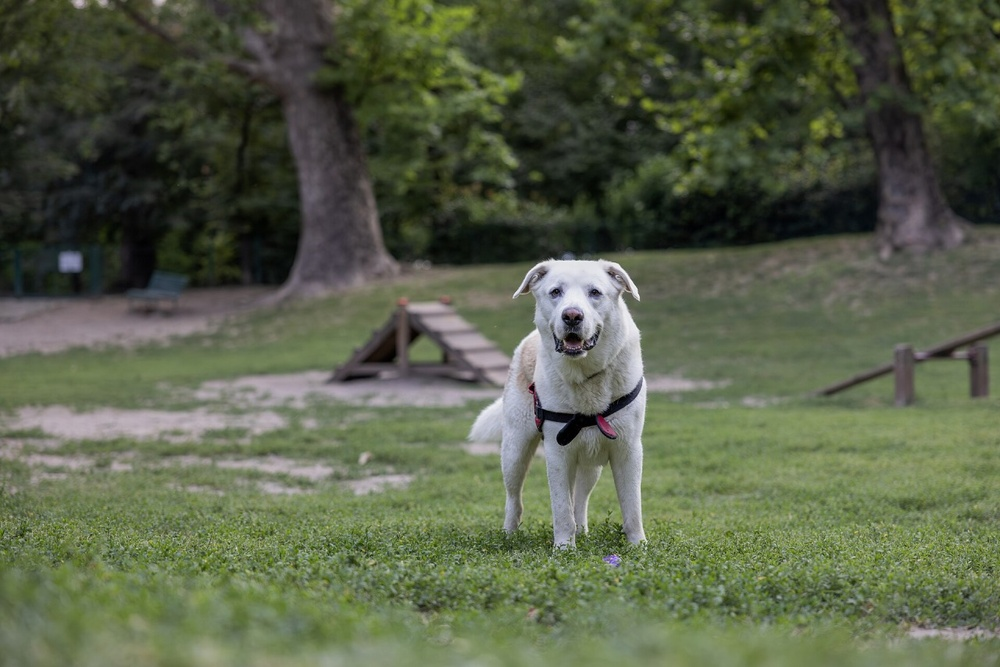
#> input picture Part_2/images/cenario.jpg, 1000 x 667 px, shrunk from 1280 x 854 before the run
$ python ex4d.py
#> lines starting #> are read from the running program, lines starting #| are printed output that depends on the picture
#!/usr/bin/env python3

import cv2
import numpy as np
from pathlib import Path


# Set to True to reject match positions whose template center falls on grass.
USE_NON_GRASS_SEARCH_MASK = False


def load_image(path):
    image = cv2.imread(str(path))
#> image is the input picture: shape (667, 1000, 3); mean B, G, R 72.8, 96.4, 88.4
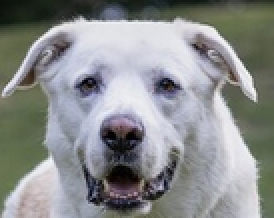
#> input picture Part_2/images/modelo.png, 137 x 109 px, shrunk from 175 x 140 before the run (shown 2 times larger)
#> in load_image, image is the input picture: shape (109, 137, 3); mean B, G, R 141.7, 141.4, 138.9
    if image is None:
        raise FileNotFoundError(f"Could not load image: {path}")
    return image


def make_non_grass_mask(scene):
    hsv_image = cv2.cvtColor(scene, cv2.COLOR_BGR2HSV)
    h, s, v = cv2.split(hsv_image)
    grass = (
        (h > 20) & (h < 60) &
        (s > 100) & (s < 255) &
        (v > 60) & (v < 255)
    )
    return np.logical_not(grass)


def locate_template(scene, template):
    scene_gray = cv2.cvtColor(scene, cv2.COLOR_BGR2GRAY)
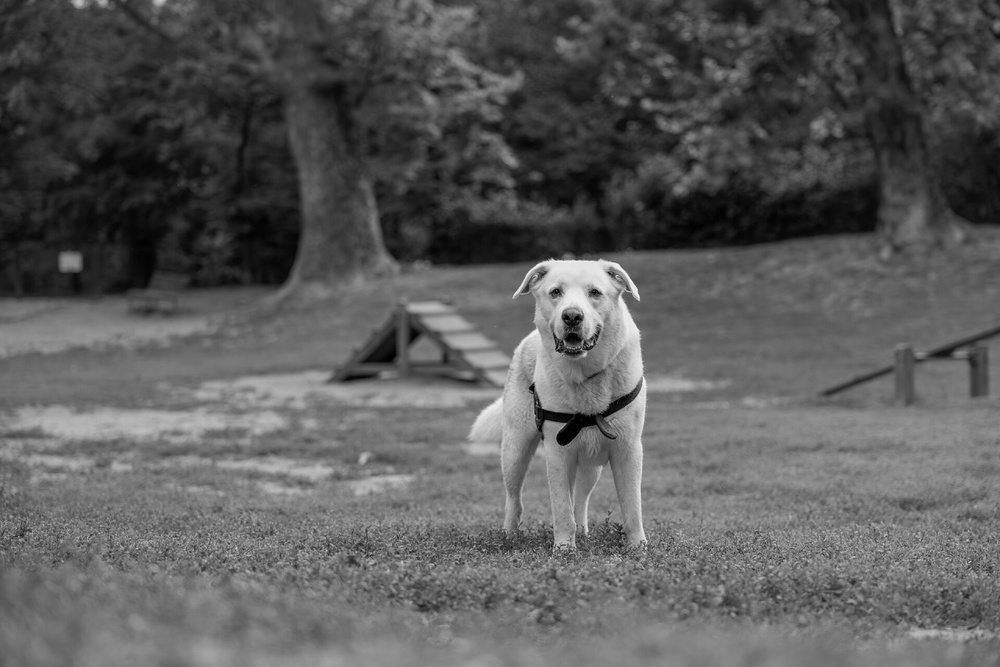
#> scene_gray: shape (667, 1000); min 0, max 253, mean 91.3
    template_gray = cv2.cvtColor(template, cv2.COLOR_BGR2GRAY)
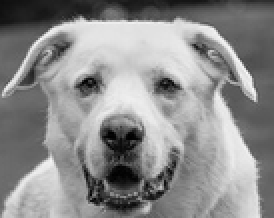
#> template_gray: shape (109, 137) (shown 2 times larger); min 0, max 251, mean 140.7
    template_height, template_width = template_gray.shape
#> template_height = 109; template_width = 137

    if (template_height > scene_gray.shape[0] or
            template_width > scene_gray.shape[1]):
        raise ValueError("The template must be smaller than the scene.")

    response = cv2.matchTemplate(
        scene_gray, template_gray, cv2.TM_CCOEFF_NORMED
    )
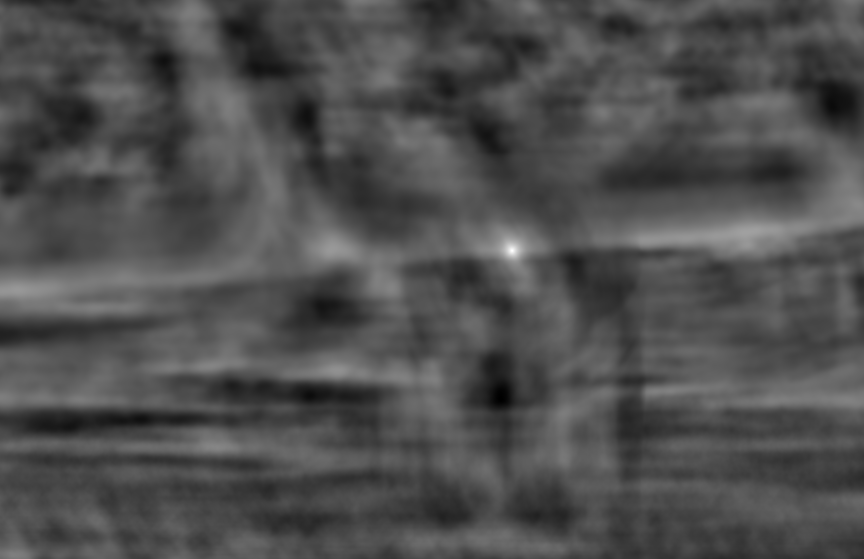
#> response: shape (559, 864) float32; min -0.434, max 0.99, mean 0.0068; drawn with min black and max white

    if USE_NON_GRASS_SEARCH_MASK:
        non_grass = make_non_grass_mask(scene)
        valid_centers = non_grass[
            template_height // 2:template_height // 2 + response.shape[0],
            template_width // 2:template_width // 2 + response.shape[1],
        ]
        response[~valid_centers] = -1

    _, score, _, location = cv2.minMaxLoc(response)
#> score = 0.99; location = (512, 250)
    return location, template_width, template_height, score


def main():
    images_directory = Path(__file__).resolve().parent / "images"
    scene = load_image(images_directory / "cenario.jpg")
    template = load_image(images_directory / "modelo.png")

    location, width, height, score = locate_template(scene, template)
#> location = (512, 250); width = 137; height = 109; score = 0.99
    x, y = location
#> x = 512; y = 250

    if score <= -1:
        raise RuntimeError("No valid template position remained to search.")

    gray_scene = cv2.cvtColor(scene, cv2.COLOR_BGR2GRAY)
    highlighted = cv2.cvtColor(gray_scene, cv2.COLOR_GRAY2BGR)
    highlighted[y:y + height, x:x + width] = scene[y:y + height, x:x + width]
#> highlighted: shape (667, 1000, 3); mean B, G, R 91.3, 91.3, 91.3
    cv2.rectangle(
        highlighted, (x, y), (x + width, y + height), (0, 0, 255), 2
    )
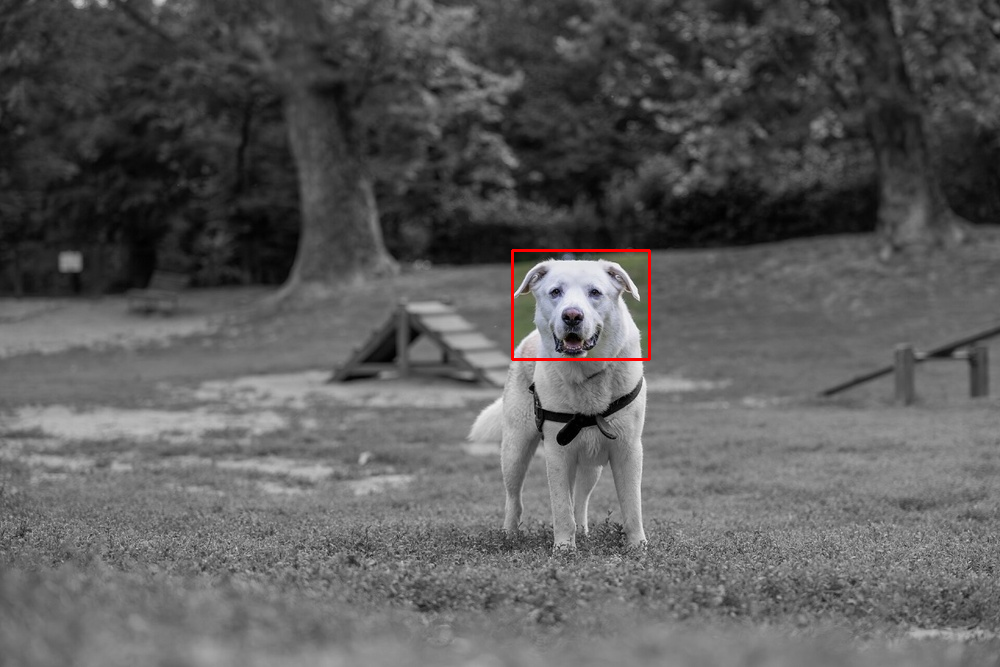
#> highlighted: shape (667, 1000, 3); mean B, G, R 91.1, 91.1, 91.6

    print(f"Detection at {location}; match score={score:.3f}")
#| Detection at (512, 250); match score=0.990
    if USE_NON_GRASS_SEARCH_MASK:
        print("Search candidates were restricted by the HSV non-grass mask.")
    cv2.imshow("Scene", scene)
    cv2.imshow("Dog highlighted; outside detection is grayscale", highlighted)
    cv2.waitKey(0)
    cv2.destroyAllWindows()


if __name__ == "__main__":
    main()
